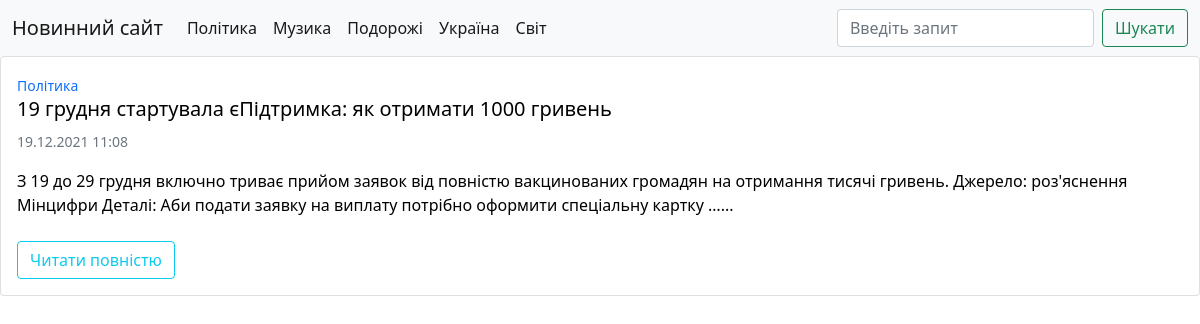
The app's page /category/4/ with its own data.
### news/models.py (models this page shows, shortened)
class Categories(models.Model):
    title = models.CharField(max_length=100, verbose_name='Категорія')
    class Meta:
        verbose_name = 'Категорія'
        verbose_name_plural = 'Категорії'
    def __str__(self):
        return self.title
    def get_absolute_url(self):
        return reverse('category', kwargs={'category_id': self.pk})

class News(models.Model):
    title = models.CharField(max_length=150, verbose_name='Назва статті')
    content = models.TextField(blank=True, verbose_name='Контент статті')
    created_at = models.DateTimeField(auto_now_add=True, verbose_name='Створено')
    updated_at = models.DateTimeField(auto_now=True, verbose_name='Оновлено')
    photo = models.ImageField(verbose_name='Фото', upload_to='media/%Y/%m/%d/', max_length=150, blank=True)
    is_published = models.BooleanField(default=True, verbose_name='Опубліковано')
    category = models.ForeignKey('Categories', on_delete=models.CASCADE, verbose_name='Категорія')
    class Meta:
        verbose_name = 'Новина'
        verbose_name_plural = 'Новини'
        ordering = ('created_at',)
    def get_absolute_url(self):
        return reverse('news_info', kwargs={'news_id': self.pk})

### news/views.py (the view)
# urls.py: path('category/<int:category_id>/', category_news, name='category'),
def category_news(request, category_id):
    news = News.objects.filter(id=category_id, is_published=True)
    category = Categories.objects.get(id=category_id)
    return render(request, 'category_news.html', {'news': news, 'category': category})

### news/templatetags/news_tags.py (called while the page is built)
@register.simple_tag(name='get_list_categories')
def get_category():
    return Categories.objects.all()

### news/templates/category_news.html (shortened to what this page needs)
{% extends 'base.html' %}

### templates/base.html (shortened to what this page needs)
<!doctype html>
<html lang="uk">
  <head>
	  <link href="https://cdn.jsdelivr.net/npm/bootstrap@5.1.3/dist/css/bootstrap.min.css" rel="stylesheet">
  </head>
  <body>
	  {% block navbar %}
		  {% include "inc/_navbar.html" %}
	  {% endblock %}
	  {% block content %}
		  {% for item in news %}
			  <div class="card mb-3" style="max-width: 100%; margin-bottom: auto; margin-top: auto">
				  <div class="row g-0">
					  {% if item.photo %}
					  <div class="col-md-3 " style="margin-top: auto; margin-bottom: auto">
						  <a href="{{ item.get_absolute_url }}">
							  <img src="{{ item.photo.url }}" class="img-fluid rounded-start" alt="...">
						  </a>
					  </div>
					  <div class="col">
						  <div class="card-body">
							  <a href="{% url 'category' item.category_id %}">
								  <p class="card-text"><small>{{ item.category }}</small></p>
							  </a>
							  <br>
							  <a href="{{ item.get_absolute_url }}" style="text-decoration: none; color: black">
								  <h5 class="card-title">{{ item.title }}</h5>
								  <p class="card-text"><small class="text-muted">{{ item.created_at|date:"d.m.Y  H:i" }}</small></p>
								  <p class="card-text">{{ item.content|safe|linebreaks|truncatewords:50 }}...</p>
							  </a>
							  <a href="{{ item.get_absolute_url }}">
								  <button type="button" class="btn btn-outline-info">Читати повністю</button>
							  </a>
						  </div>
					  </div>
					  {% else %}
					  <div class="col">
						  <div class="card-body">
							  <a href="{% url 'category' item.category_id %}" style="text-decoration: none">
								  <p class="card-text"><small>{{ item.category }}</small></p>
							  </a>
							  <a href="{{ item.get_absolute_url }}" style="text-decoration: none; color: black">
								  <h5 class="card-title">{{ item.title }}</h5>
								  <p class="card-text"><small class="text-muted">{{ item.created_at|date:"d.m.Y  H:i" }}</small></p>
								  <p class="card-text">{{ item.content|safe|truncatewords:30 }}...</p>
							  </a>
							  <br>
							  <a href="{{ item.get_absolute_url }}">
								  <button type="button" class="btn btn-outline-info">Читати повністю</button>
							  </a>
						  </div>
					  </div>
					  {% endif %}
				  </div>
			  </div>
			  {% endfor %}
		  {% endblock %}
  </body>
</html>

### templates/inc/_navbar.html (shortened to what this page needs)
{% load news_tags %}
<nav class="navbar navbar-expand-lg navbar-light bg-light">
  <div class="container-fluid">
    <a class="navbar-brand" href="{% url 'home' %}">Новинний сайт</a>
    <div class="collapse navbar-collapse" id="navbarTogglerDemo03">
      <ul class="navbar-nav me-auto mb-2 mb-lg-0">
	  {% get_list_categories as categories %}
		  {% for category in categories %}
			  <li class="nav-item">
				  <a class="nav-link active" aria-current="page" href="{{ category.get_absolute_url }}">{{ category.title }}</a>
			  </li>
		  {% endfor %}
      </ul>
      <form class="d-flex">
        <input class="form-control me-2" type="search" placeholder="Введіть запит" aria-label="Введіть запит">
        <button class="btn btn-outline-success" type="submit">Шукати</button>
      </form>
    </div>
  </div>
</nav>

### records on screen
Categories: title "Політика"
Categories: title "Музика"
Categories: title "Подорожі"
Categories: title "Україна"
Categories: title "Світ"
News: category "Політика", title "19 грудня стартувала єПідтримка: як отримати 1000 гривень", created_at "19.12.2021 11:08", content "З 19 до 29 грудня включно триває прийом заявок від повністю вакцинованих громадян на отримання тисячі гривень. Джерело: роз'яснення Мінцифри Деталі: Аби подати заявку на виплату потрібно оформити спеціальну картку …"
